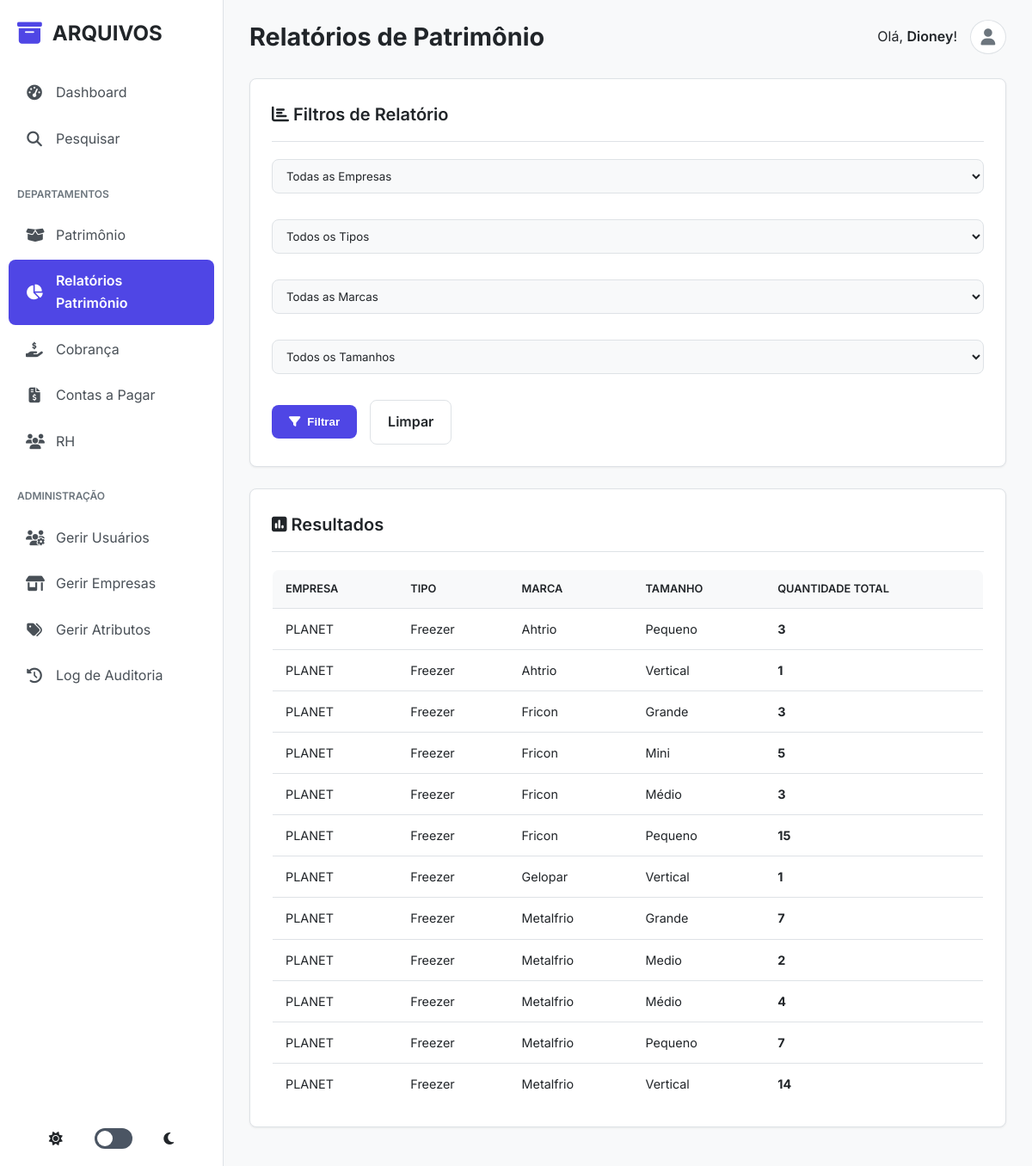
/patrimonio/relatorios (signed in), run on the app's committed database.
### tables this page shows
CREATE TABLE patrimonio_items (
            id INTEGER PRIMARY KEY,
            codigo_patrimonio TEXT NOT NULL,
            cliente_id INTEGER NOT NULL,
            tipo_id INTEGER NOT NULL,
            marca_id INTEGER NOT NULL,
            tamanho TEXT,
            UNIQUE(codigo_patrimonio, cliente_id),
            FOREIGN KEY (cliente_id) REFERENCES clientes(id)
        );

### app.py (the view)
@app.route('/patrimonio/relatorios', methods=['GET'])
@login_required
@role_required(['super_admin', 'admin_patrimonio'])
def patrimonio_relatorios():
    db = get_db()
    tipo_id = request.args.get('tipo_id', type=int)
    marca_id = request.args.get('marca_id', type=int)
    tamanho = request.args.get('tamanho', '')
    store_id = request.args.get('store_id', type=int)
    query = """
        SELECT t.nome as tipo, m.nome as marca, pi.tamanho, s.name as store_name, COUNT(pi.id) as total
        FROM patrimonio_items pi
        JOIN clientes c ON pi.cliente_id = c.id
        JOIN tipos_equipamento t ON pi.tipo_id = t.id
        JOIN marcas m ON pi.marca_id = m.id
        LEFT JOIN stores s ON c.store_id = s.id
        WHERE 1=1
    """
    params = []
    if session['role'] != 'super_admin':
        query += " AND c.store_id = ?"
        params.append(session.get('store_id'))
    elif store_id:
        query += " AND c.store_id = ?"
        params.append(store_id)
    if tipo_id:
        query += " AND pi.tipo_id = ?"
        params.append(tipo_id)
    if marca_id:
        query += " AND pi.marca_id = ?"
        params.append(marca_id)
    if tamanho:
        query += " AND pi.tamanho = ?"
        params.append(tamanho)
    query += " GROUP BY s.name, t.nome, m.nome, pi.tamanho ORDER BY s.name, t.nome, m.nome"
    resultados = db.execute(query, params).fetchall()
    tipos = db.execute("SELECT * FROM tipos_equipamento ORDER BY nome").fetchall()
    marcas = db.execute("SELECT * FROM marcas ORDER BY nome").fetchall()
    stores = db.execute("SELECT * FROM stores ORDER BY name").fetchall()
    return render_template('patrimonio/relatorios.html',
                           resultados=resultados,
                           tipos=tipos,
                           marcas=marcas,
                           stores=stores,
                           current_filters={'tipo_id': tipo_id, 'marca_id': marca_id, 'tamanho': tamanho, 'store_id': store_id})

### app.py (called while the page is built)
@app.before_request
def log_request_info():
    print(f"\n>>> REQUISIÇÃO RECEBIDA: {request.method} {request.path}")
    print(f">>> Cabeçalho 'Cookie': {request.headers.get('Cookie')}")
    print(f">>> Sessão no início da requisição: {dict(session)}")

def login_required(f):
    @wraps(f)
    def decorated_function(*args, **kwargs):
        print(f"--- Verificando @login_required para a rota: '{request.endpoint}'")
        if 'logged_in' not in session:
            print(f"--- FALHA em @login_required. Sessão atual: {dict(session)}")
            flash('Você precisa fazer login para acessar esta página.', 'danger')
            return redirect(url_for('admin_login'))
        print(f"--- SUCESSO em @login_required. Usuário '{session.get('username')}' está logado.")
        return f(*args, **kwargs)
    return decorated_function

def role_required(allowed_roles):
    def decorator(f):
        @wraps(f)
        def decorated_function(*args, **kwargs):
            if not session.get('logged_in') or session.get('role') not in allowed_roles:
                if is_ajax_request():
                    return jsonify({'status': 'error', 'message': 'Você não tem permissão para esta ação.'}), 403
                log_action('acesso_negado', target_name=request.path)
                flash('Você não tem permissão para acessar esta página.', 'danger')
                return redirect(url_for('admin_dashboard'))
            return f(*args, **kwargs)
        return decorated_function
    return decorator

### database.py (called while the page is built)
def get_db():
    if 'db' not in g:
        g.db = sqlite3.connect(DATABASE)
        g.db.row_factory = sqlite3.Row
    return g.db

### templates/patrimonio/relatorios.html (shortened to what this page needs)
{% extends "base.html" %}
{% block page_title %}Relatórios de Patrimônio{% endblock %}
{% block content %}
<div class="card">
    <h2><i class="fas fa-chart-bar"></i> Filtros de Relatório</h2>
    <form method="GET" action="{{ url_for('patrimonio_relatorios') }}" class="filter-form">
        <div class="filter-controls" style="display: flex; gap: 15px; align-items: center; flex-wrap: wrap;">
            {% if session.role == 'super_admin' %}
            <select name="store_id">
                <option value="">Todas as Empresas</option>
            </select>
            {% endif %}
            <select name="tipo_id">
                <option value="">Todos os Tipos</option>
            </select>
            <select name="marca_id">
                <option value="">Todas as Marcas</option>
            </select>
            <select name="tamanho">
                <option value="">Todos os Tamanhos</option>
            </select>
            <button type="submit" class="button-primary"><i class="fas fa-filter"></i> Filtrar</button>
            <a href="{{ url_for('patrimonio_relatorios') }}" class="button-secondary">Limpar</a>
        </div>
    </form>
</div>
<div class="card">
    <h2><i class="fas fa-poll"></i> Resultados</h2>
    <div class="table-wrapper">
        {% if resultados %}
            <table>
                <thead>
                    <tr>
                        {% if session.role == 'super_admin' %}<th>Empresa</th>{% endif %}
                        <th>Tipo</th>
                        <th>Marca</th>
                        <th>Tamanho</th>
                        <th>Quantidade Total</th>
                    </tr>
                </thead>
                <tbody>
                    {% for resultado in resultados %}
                        <tr>
                            {% if session.role == 'super_admin' %}<td>{{ resultado.store_name or 'N/A' }}</td>{% endif %}
                            <td>{{ resultado.tipo }}</td>
                            <td>{{ resultado.marca }}</td>
                            <td>{{ resultado.tamanho or 'N/A' }}</td>
                            <td><strong>{{ resultado.total }}</strong></td>
                        </tr>
                    {% endfor %}
                </tbody>
            </table>
        {% else %}
            <p style="text-align: center; padding: 20px;">Nenhum resultado encontrado para os filtros selecionados.</p>
        {% endif %}
    </div>
</div>
{% endblock %}

### static/css/style.css (style rules this page uses)
:root { --font-family: 'Inter', sans-serif; --transition-fast: 0.2s ease; --border-radius-md: 8px; --shadow-sm: 0 1px 3px rgba(0,0,0,0.05), 0 1px 2px rgba(0,0,0,0.02); --shadow-md: 0 4px 6px -1px rgba(0,0,0,0.1), 0 2px 4px -1px rgba(0,0,0,0.06); }
[data-theme="light"] { --bg-primary: #f8f9fa; --bg-secondary: #ffffff; --bg-sidebar: #ffffff; --text-primary: #212529; --text-secondary: #6c757d; --text-on-sidebar: #495057; --border-color: #dee2e6; --color-primary: #4f46e5; --color-primary-hover: #4338ca; --bg-hover-link: #f1f3f5; --bg-active-link: #eef2ff; --color-success: #16a34a; --color-danger: #dc2626; --color-warning: #f59e0b; }
* { box-sizing: border-box; margin: 0; padding: 0; }
body { font-family: var(--font-family); background-color: var(--bg-primary); color: var(--text-primary); line-height: 1.6; font-size: 16px; }
.card { background-color: var(--bg-secondary); border-radius: var(--border-radius-md); padding: 25px; margin-bottom: 25px; box-shadow: var(--shadow-sm); border: 1px solid var(--border-color); }
.card h2, .card h3 { font-size: 1.25rem; font-weight: 600; margin-bottom: 20px; padding-bottom: 15px; border-bottom: 1px solid var(--border-color); }
form input, form select, form textarea { width: 100%; padding: 10px 12px; border: 1px solid var(--border-color); background-color: var(--bg-primary); color: var(--text-primary); border-radius: var(--border-radius-md); font-family: var(--font-family); transition: border-color var(--transition-fast), box-shadow var(--transition-fast); }
form input, form select { margin-bottom: 15px; }
button, .button-primary { background-color: var(--color-primary); color: #fff; padding: 12px 20px; border: none; border-radius: var(--border-radius-md); cursor: pointer; font-weight: 600; text-decoration: none; display: inline-flex; align-items: center; gap: 8px; transition: background-color var(--transition-fast); }
.table-wrapper { overflow-x: auto; }
table { width: 100%; border-collapse: collapse; background-color: var(--bg-secondary); border-radius: var(--border-radius-md); overflow: hidden; border: 1px solid var(--border-color); font-size: 0.9rem; }
table th { background-color: var(--bg-primary); padding: 12px 15px; text-align: left; font-weight: 600; text-transform: uppercase; font-size: 0.8rem; }
table td { padding: 12px 15px; border-top: 1px solid var(--border-color); vertical-align: middle; }
.filter-form { display: flex; gap: 10px; }
.button-secondary { background-color: var(--bg-secondary); color: var(--text-primary); border: 1px solid var(--border-color); padding: 12px 20px; border-radius: var(--border-radius-md); cursor: pointer; font-weight: 600; text-decoration: none; display: inline-flex; align-items: center; gap: 8px; transition: all var(--transition-fast); }

### data on the page
patrimonio_items: store_name "PLANET", tipo "Freezer", marca "Fricon", tamanho "Pequeno", total "15"
patrimonio_items: store_name "PLANET", tipo "Freezer", marca "Metalfrio", tamanho "Vertical", total "14"

### other printed values
{{ session.username }} "Dioney"
{{ resultado.store_name or 'N/A' }} "PLANET" "PLANET" "PLANET" "PLANET" "PLANET" "PLANET" "PLANET" "PLANET" "PLANET" "PLANET"
{{ resultado.tipo }} "Freezer" "Freezer" "Freezer" "Freezer" "Freezer" "Freezer" "Freezer" "Freezer" "Freezer" "Freezer"
{{ resultado.marca }} "Ahtrio" "Ahtrio" "Fricon" "Fricon" "Fricon" "Gelopar" "Metalfrio" "Metalfrio" "Metalfrio" "Metalfrio"
{{ resultado.tamanho or 'N/A' }} "Pequeno" "Vertical" "Grande" "Mini" "Médio" "Vertical" "Grande" "Medio" "Médio" "Pequeno"
{{ resultado.total }} "3" "1" "3" "5" "3" "1" "7" "2" "4" "7"
